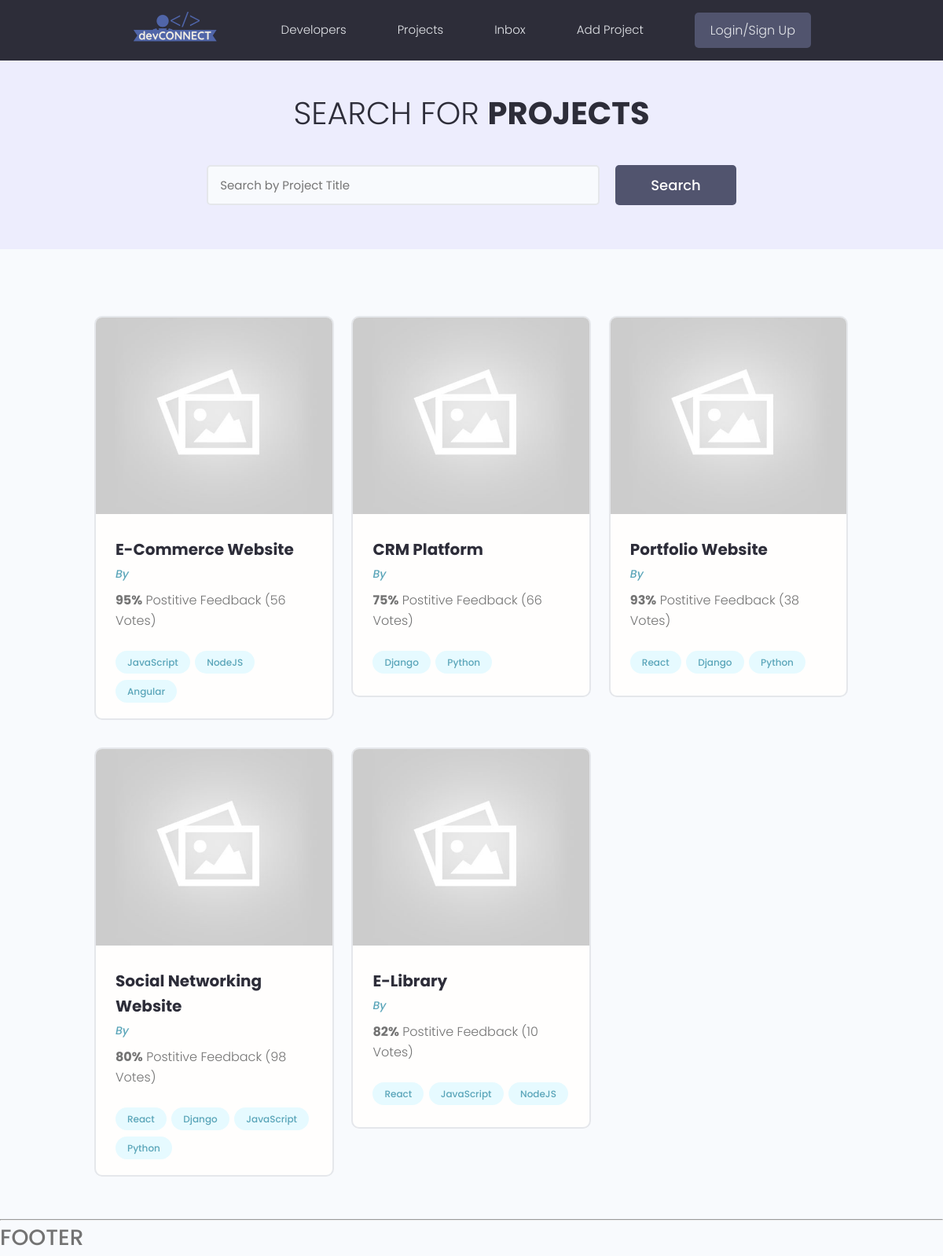
Before: /projects/ with the older database file.
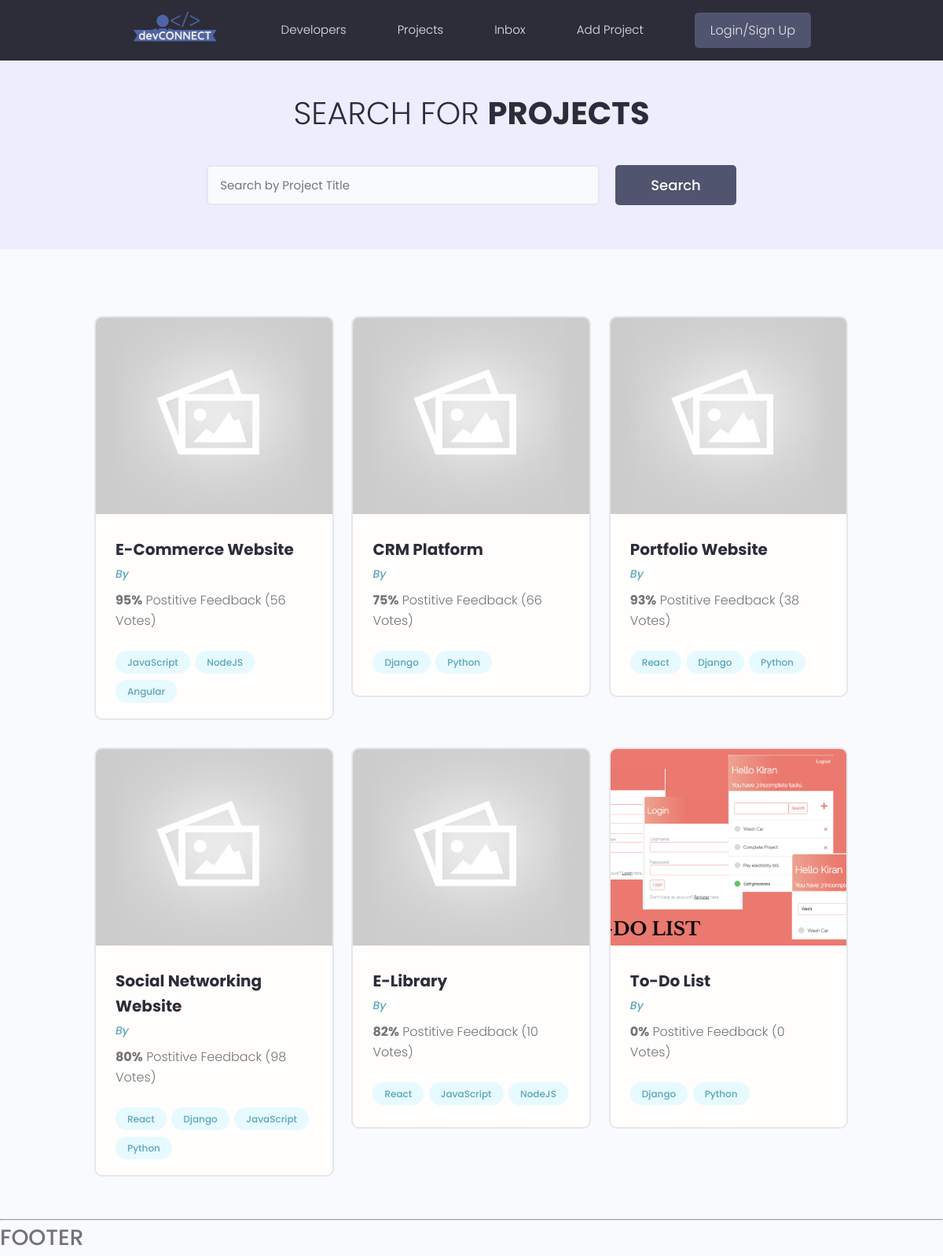
After: the same page with the newer database file.
### projects/models.py (models this page shows, shortened)
class Project(models.Model):
    owner = models.ForeignKey(Profile, null=True, blank=True, on_delete=models.SET_NULL)
    title = models.CharField(max_length=200)
    description = models.TextField(null=True, blank=True)
    featured_image = models.ImageField(null=True, blank=True, default="default.jpg")
    demo_link = models.CharField(max_length=1000, null=True, blank=True)
    source_link = models.CharField(max_length=1000, null=True, blank=True)
    tags = models.ManyToManyField('Tag', blank=True)
    vote_total = models.IntegerField(default=0, null=True, blank=True)
    vote_ratio = models.IntegerField(default=0, null=True, blank=True)
    created = models.DateTimeField(auto_now_add=True)
    id = models.UUIDField(default=uuid.uuid4, unique=True, primary_key=True, editable=False)

class Tag(models.Model):
    name = models.CharField(max_length=200)
    created = models.DateTimeField(auto_now_add=True)
    id = models.UUIDField(default=uuid.uuid4, unique=True, primary_key=True, editable=False)
    def __str__(self):
        return self.name

### projects/views.py (the view)
# urls.py: path('projects/', include('projects.urls')),
def projects(request):
    projects = Project.objects.all()
    context = {'projects' : projects}
    return render(request, 'projects/projects.html', context)

### projects/templates/projects/projects.html (shortened to what this page needs)
{% extends 'main.html' %}
{% block content %}
<main class="projects">
    <section class="hero-section text-center">
      <div class="container container--narrow">
        <div class="hero-section__box">
          <h2>Search for <span>Projects</span></h2>
        </div>
        <div class="hero-section__search">
          <form class="form" action="#" method="get">
            <div class="form__field">
              <input class="input input--text" id="formInput#search" type="text" name="text"
                placeholder="Search by Project Title" />
            </div>
            <input class="btn btn--sub btn--lg" type="submit" value="Search" />
          </form>
        </div>
      </div>
    </section>
    <section class="projectsList">
      <div class="container">
        <div class="grid grid--three">
          {% for project in projects %}
          <div class="column">
            <div class="card project">
              <a href="{% url 'project' project.id %}" class="project">
                <img class="project__thumbnail" src="{{project.featured_image.url}}" alt="project thumbnail" />
                <div class="card__body">
                  <h3 class="project__title">{{project.title}}</h3>
                  <p><a class="project__author" href="{% url 'project' project.id %}">By {{project.owner.name}}</a></p>
                  <p class="project--rating">
                    <span style="font-weight: bold;">{{project.vote_ratio}}%</span> Postitive
                    Feedback ({{project.vote_total}} Vote{{project.vote_total | pluralize:"s"}})
                  </p>
                  <div class="project__tags">
                    {% for tag in project.tags.all %}
                    <span class="tag tag--pill tag--main">
                      <small>{{tag}}</small>
                    </span>
                    {% endfor %}
                  </div>
                </div>
              </a>
            </div>
          </div>
          {% endfor %}
        </div>
      </div>
    </section>
  </main>
{% endblock content %}

### templates/main.html (shortened to what this page needs)
<!DOCTYPE html>
{% load static %}
<html lang="en">
<head>
    <link rel="stylesheet" href="https://cdn.iconmonstr.com/1.3.0/css/iconmonstr-iconic-font.min.css" />
    <link rel="stylesheet" href="{% static 'uikit/styles/uikit.css' %}" />
    <link rel="stylesheet" href="{% static 'styles/app.css' %}" />
</head>
<body>
    {% include 'navbar.html' %}
    {% block content %}
    {% endblock content %}
    <br>
    <hr>
    <h4>FOOTER</h4>
</body>
</html>

### templates/navbar.html (shortened to what this page needs)
{% load static %}
<header class="header">
    <div class="container container--narrow">
      <a href="{% url 'profiles' %}" class="header__logo">
        <img src="{% static 'images/logo.png' %}" alt="DevSearch Logo" />
      </a>
      <nav class="header__nav">
        <ul class="header__menu">
          <li class="header__menuItem"><a href="{% url 'profiles' %}">Developers</a></li>
          <li class="header__menuItem"><a href="{% url 'projects' %}">Projects</a></li>
          <li class="header__menuItem"><a href="">Inbox</a></li>
          <li class="header__menuItem"><a href="{% url 'create-project' %}">Add Project</a></li>
          <li class="header__menuItem"><a href="" class="btn btn--sub">Login/Sign Up</a></li>
        </ul>
      </nav>
    </div>
  </header>

### static/styles/app.css (style rules this page uses)
:root { --color-sub: #2d2d39; }
.btn--sub { background-color: var(--color-sub-light); }
.card { border: 2px solid var(--color-light); }
img { width: 100%; }
.header { position: sticky; z-index: 111; background-color: var(--color-sub); padding: 1.5rem 0; }
.header > .container { display: flex; justify-content: space-between; align-items: center; }
.header__logo > img { height: 3.8rem; }
.header__nav > ul { display: inline-flex; align-items: center; list-style: none; gap: 6.5rem; }
.header__menuItem > a { color: var(--color-light); font-weight: 300; }
.hero-section { height: 40vh; display: flex; align-items: center; background-color: var(--color-sub); }
.hero-section__box { margin-bottom: 4rem; }
.hero-section__box > h2, .hero-section__box > h2 > span { font-size: 4rem; color: var(--color-light); line-height: 1.3; text-transform: uppercase; }
.hero-section__box > h2 { font-weight: 300; }
.hero-section__box > h2 > span { font-weight: 700; }
.hero-section__search > .form { display: flex; align-items: center; justify-content: center; gap: 2rem; }
.hero-section__search > .form input.input--text { width: 50rem; }
.project__author { font-size: 1.4rem; font-style: italic; }
.project--rating { margin-bottom: 1.6em; margin-top: .5em; }
.projects > .hero-section { background: var(--color-sub-lighter); height: 30vh; }
.projects .hero-section__box { margin-bottom: 2.5rem; }
.projects .hero-section__box > h2 { color: var(--color-sub); }
.projects .hero-section__box > h2 > span { font-weight: 700; color: var(--color-sub); }
.projectsList { margin-top: 8rem; }
.project__thumbnail { height: 25rem; object-fit: cover; object-position: top center; }
.project__title { font-size: 2rem; font-weight: 700; color: var(--color-sub); }

### static/uikit/styles/modules/_variables.css (style rules this page uses)
:root { --color-main: #5aa5b9; --color-main-light: #e6faff; --color-sub: #3f4156; --color-sub-light: #51546e; --color-sub-lighter: #ededfd; --color-text: #737373; --color-gray: #8b8b8b; --color-light: #e5e7eb; --color-light-gray: #767676; --color-bg: #f8fafd; --color-white: #fffefd; --color-white-light: #f3f3f3; --color-success: #359e64; --color-success-bg: #def8e8; --color-error: #fc4b0b; --color-error-bg: #fff2ee; --font-base: 'Poppins', arial, helvetica, 'Segoe UI', roboto, ubuntu, sans-serif; --font-monospace: 'Fira Code', 'Courier New', courier, monospace; --font-regular: 300; --font-medium: 500; --font-bold: 700; --generic-shadow: 1px 1px 5px #00000010; --generic-transition: all 0.3s ease-in-out; }

### static/uikit/styles/modules/_base.css (style rules this page uses)
* { margin: 0; padding: 0; box-sizing: border-box; text-rendering: optimizeLegibility; color: inherit; font-size: inherit; }
html { font-size: 50%; }
@media only screen and (min-width: 480px) { html { font-size: 56.25%; } }
@media only screen and (min-width: 1200px) { html { font-size: 62.5%; } }
body { line-height: 1.6; font-weight: 400; font-size: 1.5rem; color: var(--color-text); background-color: var(--color-bg); min-height: 100vh; }

### static/uikit/styles/modules/_typography.css (style rules this page uses)
* { font-family: var(--font-base); }
h2 { font-size: 3.6rem; font-weight: var(--font-bold); }
h3 { font-size: 3.2rem; font-weight: var(--font-medium); }
h4 { font-size: 2.8rem; font-weight: var(--font-medium); }
p, span, strong { font-size: 1.6rem; color: var(--color-text); font-weight: var(--font-regular); }
a { padding-bottom: 2px; text-decoration: none; display: inline-block; color: var(--color-main); font-weight: var(--font-medium); }

### static/uikit/styles/modules/_utilities.css (style rules this page uses)
.container { width: 92%; max-width: 165rem; margin: 0 auto; box-sizing: border-box; }
.container--narrow { width: 92%; max-width: 120rem; }
@media screen and (min-width: 1000px) { .container { width: 90%; } }
@media screen and (min-width: 1000px) { .container--narrow { width: 85%; } }
@media screen and (min-width: 1200px) { .container { width: 80%; } }
@media screen and (min-width: 1200px) { .container--narrow { width: 72%; } }
.text-center { text-align: center; }

### static/uikit/styles/modules/_button.css (style rules this page uses)
.btn { display: inline-block; position: relative; cursor: pointer; background-color: var(--color-light); font-weight: var(--font-medium); color: var(--color-sub); text-decoration: none; padding: 1rem 2rem; border-radius: 0.5rem; border: none; width: -webkit-fit-content; width: -moz-fit-content; width: fit-content; height: -webkit-fit-content; height: -moz-fit-content; height: fit-content; font-size: 1.6rem; outline-width: 0; outline-color: transparent; -webkit-backface-visibility: hidden; backface-visibility: hidden; transition: all 0.3s ease-in-out; }
.btn--sub { background-color: var(--color-sub); color: var(--color-white); }
.btn--lg { font-size: 1.8rem; padding: 1.2rem 4.5rem; }

Changed rows visible on the page:
added Project: featured_image (picture), title "To-Do List", vote_ratio "0", vote_total "0", vote_total|pluralize "s", Tag (name "Django"), Tag (name "Python")
